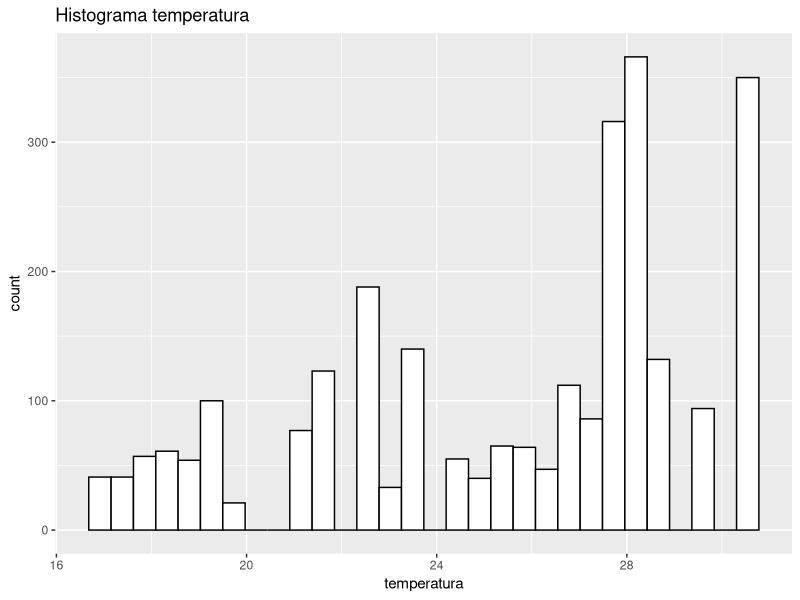
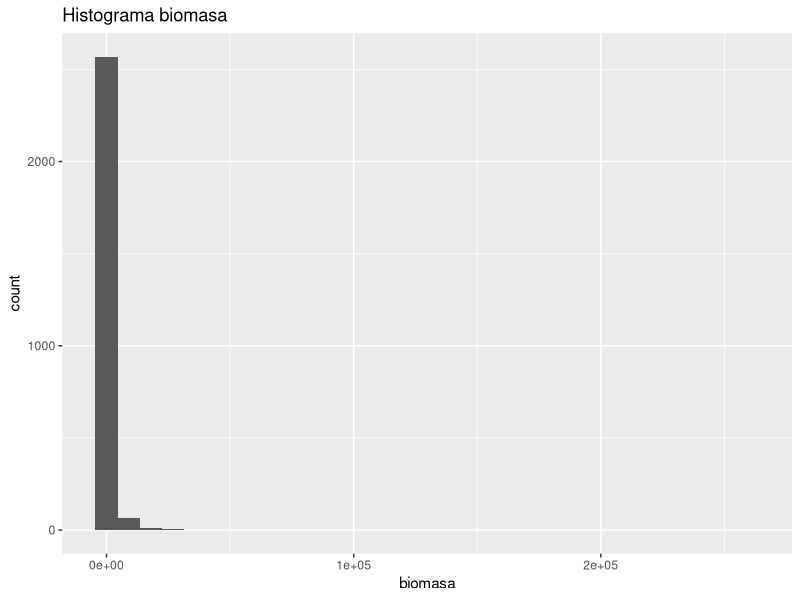
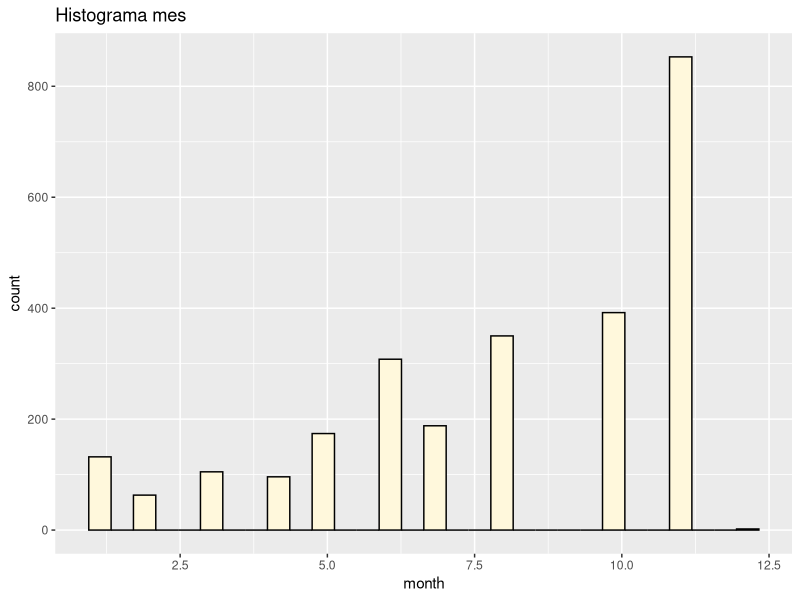
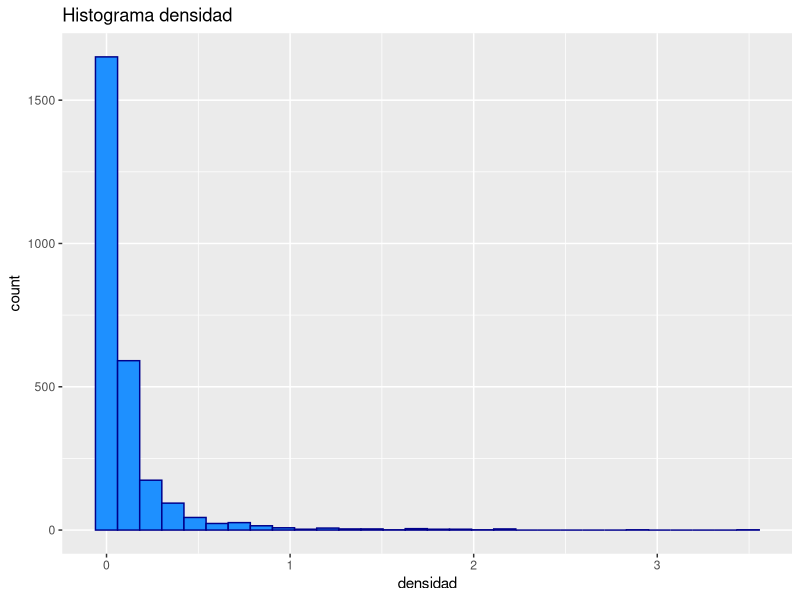
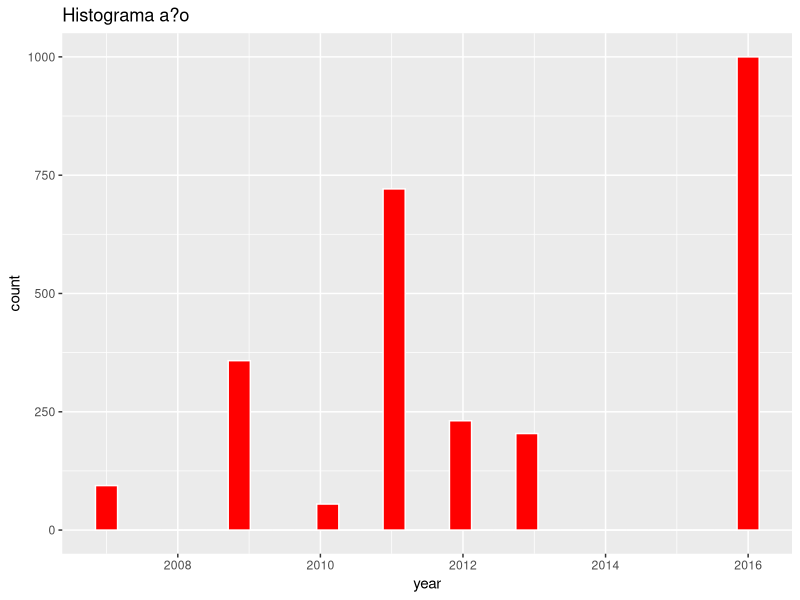
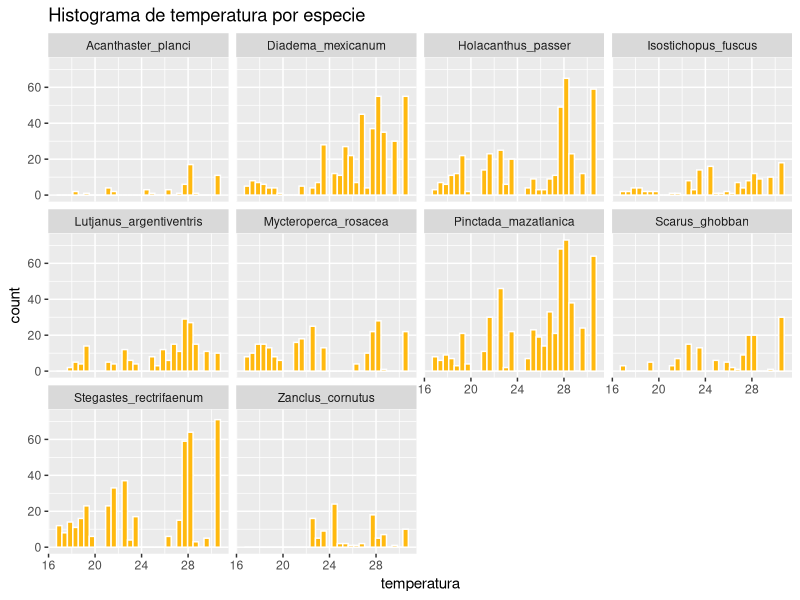
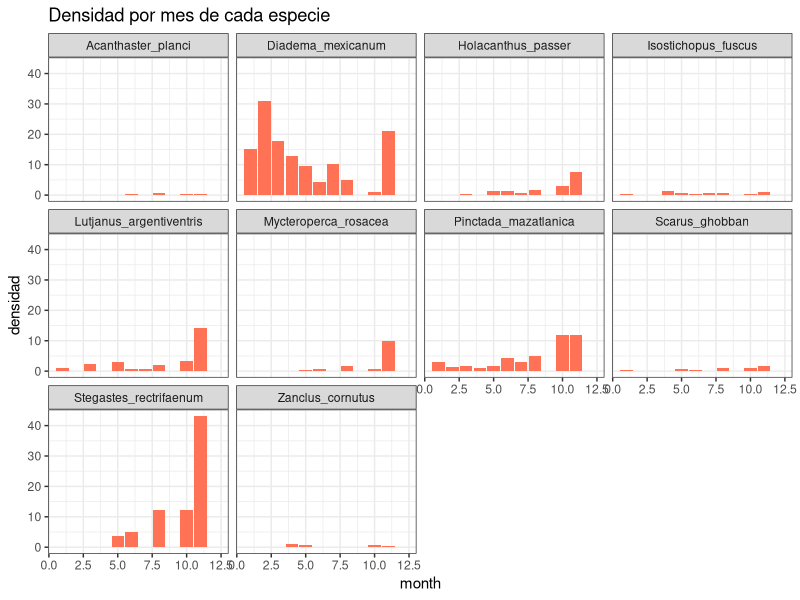

R code for these plots, in order:
## ---- chunk 1
knitr::opts_chunk$set(echo = TRUE)
## ---- chunk 2
library(ggplot2)
library(dplyr)
library(readr)
library(magrittr)
library(stringr)
library(tidyr)

datos_df<-read_tsv("../datos/datos_arrecifes_especies.tsv")
## ---- chunk 3
ggplot(datos_df, aes(x=temperatura)) + geom_histogram(fill='white',color='black')+ggtitle("Histograma temperatura")
## ---- chunk 4
ggplot(datos_df, aes(x=biomasa)) + geom_histogram()+ggtitle("Histograma biomasa")
## ---- chunk 5
ggplot(datos_df, aes(x=month)) + geom_histogram(color='black',fill='cornsilk')+ggtitle("Histograma mes")
## ---- chunk 6
ggplot(datos_df, aes(x=densidad)) + geom_histogram(fill='dodgerblue', color='darkblue')+ggtitle("Histograma densidad")
## ---- chunk 7
ggplot(datos_df, aes(x=year)) + geom_histogram(fill='red',color='white')+ggtitle("Histograma a?o")
## ---- chunk 8
ggplot(datos_df, aes(x=temperatura)) + geom_histogram(color='white',fill='darkgoldenrod1')+facet_wrap(~especie)+ggtitle("Histograma de temperatura por especie")
## ---- chunk 9
ggplot(datos_df, aes(x=month, y=densidad))+geom_bar(stat="identity", fill='coral1')+facet_wrap(~especie)+ theme(axis.text.x = element_text(angle = 90, hjust = 1))+theme_bw()+ggtitle("Densidad por mes de cada especie")
